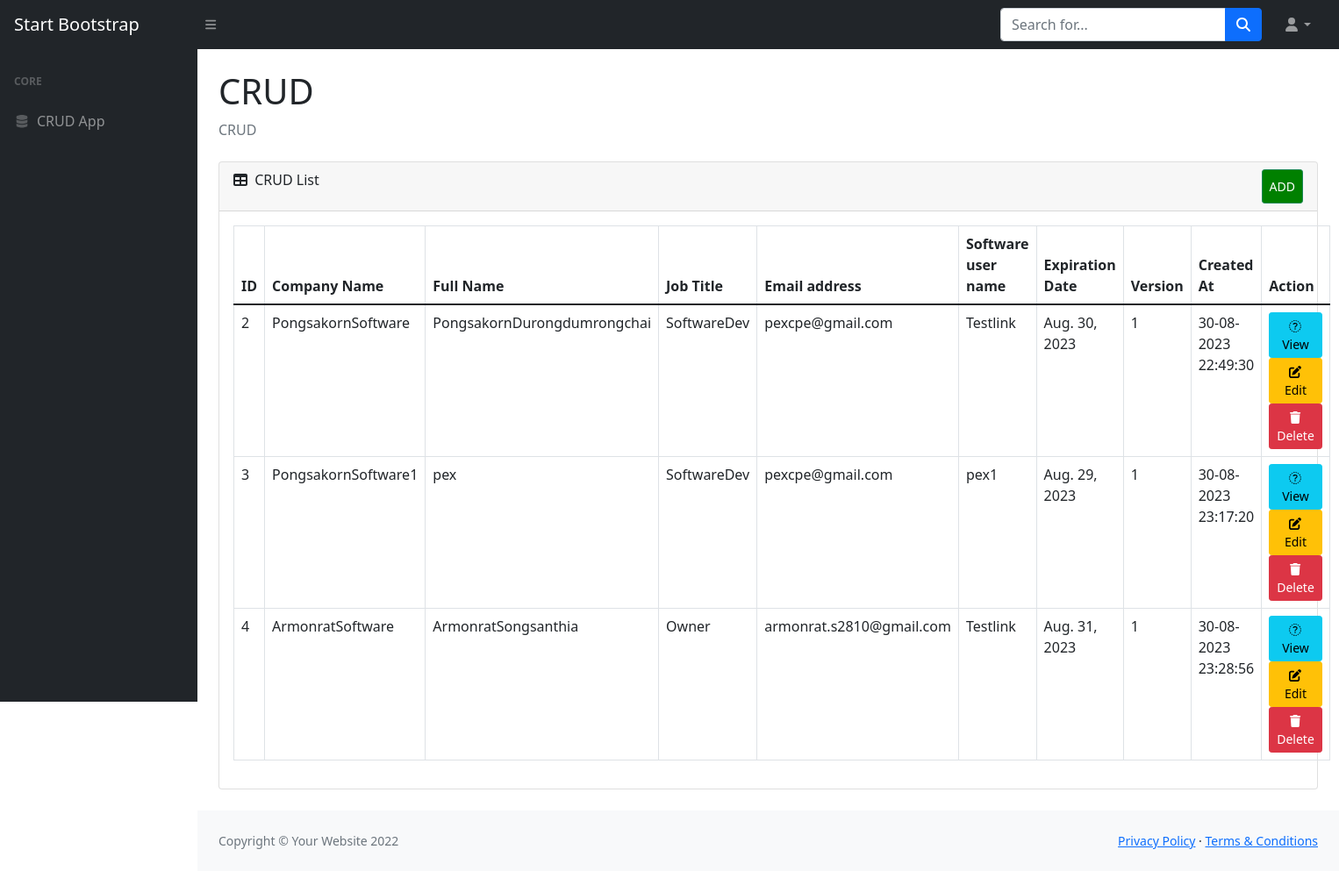
The page / on the database its author committed.
### crud/models.py (models this page shows)
class Member(models.Model):
    companyname = models.CharField(max_length=100, blank=False)
    fullname = models.CharField(max_length=100, blank=False)
    jobtitle = models.CharField(max_length=100, blank=True)
    emailaddress = models.EmailField()
    softwareusername = models.TextField(max_length=255, blank=False)
    expirationdate = models.DateField('%m/%d/%Y')
    version = models.CharField(max_length=100, blank=True)
    created_at = models.DateTimeField('%m/%d/%Y %H:%M:%S')
    updated_at = models.DateTimeField('%m/%d/%Y %H:%M:%S')

### crud/views.py (the view)
# urls.py: path('', views.list, name='list'),
def list(request):
    members_list = Member.objects.all()
    paginator = Paginator(members_list, 5)
    page = request.GET.get('page')
    try:
        members = paginator.page(page)
    except PageNotAnInteger:
        members = paginator.page(1)
    except EmptyPage:
        members = paginator.page(paginator.num_pages)
    return render(request, 'list.html', {'members': members})

### templates/list.html (shortened to what this page needs)
{% extends 'layout/app.html' %}
{% load static %}
{% block body %}
    <div class="container-fluid px-4">
        <h1 class="mt-4">CRUD</h1>
        <ol class="breadcrumb mb-4">
            <li class="breadcrumb-item active">CRUD</li>
        </ol>
        <div class="card mb-4">
            <div class="card-header">
                <i class="fas fa-table me-1"></i>
                CRUD List
                <a class="btn btn-sm btn-success" href="{% url 'create' %}" style="padding: 8px; float: right; background-color: green; color: white;">ADD</a>
            </div>
            <div class="card-body">
                <table class="table table-bordered" id="dataTable" width="100%" cellspacing="0">
                    <thead>
                    <tr>
                        <th>ID</th>
                        <th>Company Name</th>
                        <th>Full Name</th>
                        <th>Job Title</th>
                        <th>Email address</th>
                        <th>Software user name</th>
                        <th>Expiration Date</th>
                        <th>Version</th>
                        <th>Created At</th>
                        <th>Action</th>
                    </tr>
                    </thead>
                    <tbody>
                    {% for member in members %}
                        <tr>
                            <td>{{ member.id }}</td>
                            <td>{{ member.companyname }}</td>
                            <td>{{ member.fullname }}</td>
                            <td>{{ member.jobtitle }}</td>
                            <td>{{ member.emailaddress }}</td>
                            <td>{{ member.softwareusername }}</td>
                            <td>{{ member.expirationdate }}</td>
                            <td>{{ member.version }}</td>
                            <td>{{ member.created_at  |date:"d-m-Y H:i:s" }}</td>
                            <td>
                                <a class="btn btn-sm btn-info" href="view/{{ member.id }}"> <span class="fa fa-view"></span> View</a>
                                <a class="btn btn-sm btn-warning" href="edit/{{ member.id }}"> <span class="fa fa-edit"></span> Edit</a>
                                <a class="btn btn-sm btn-danger" href="delete/{{ member.id }}"><span class="fa fa-trash"></span> Delete</a>
                            </td>
                        </tr>
                    {% endfor %}
                    </tbody>
                </table>
            </div>
        </div>
    </div>
{% endblock %}

### templates/layout/app.html (shortened to what this page needs)
<!DOCTYPE html>
<html lang="en">
    <head>
        {% load static %}
        <link href="https://cdn.jsdelivr.net/npm/simple-datatables@latest/dist/style.css" rel="stylesheet" />
        <link href="{% static 'css/styles.css' %}" rel="stylesheet"/>
    </head>
    <body class="sb-nav-fixed">
        <nav class="sb-topnav navbar navbar-expand navbar-dark bg-dark">
            <a class="navbar-brand ps-3" href="index.html">Start Bootstrap</a>
            <button class="btn btn-link btn-sm order-1 order-lg-0 me-4 me-lg-0" id="sidebarToggle" href="#!"><i class="fas fa-bars"></i></button>
            <form class="d-none d-md-inline-block form-inline ms-auto me-0 me-md-3 my-2 my-md-0">
                <div class="input-group">
                    <input class="form-control" type="text" placeholder="Search for..." aria-label="Search for..." aria-describedby="btnNavbarSearch" />
                    <button class="btn btn-primary" id="btnNavbarSearch" type="button"><i class="fas fa-search"></i></button>
                </div>
            </form>
            <ul class="navbar-nav ms-auto ms-md-0 me-3 me-lg-4">
                <li class="nav-item dropdown">
                    <a class="nav-link dropdown-toggle" id="navbarDropdown" href="#" role="button" data-bs-toggle="dropdown" aria-expanded="false"><i class="fas fa-user fa-fw"></i></a>
                </li>
            </ul>
        </nav>
        <div id="layoutSidenav">
            <div id="layoutSidenav_nav">
             {% include "elements/sidebar.html" %}
            </div>
            <div id="layoutSidenav_content">
                <main>
                    {% block body %}{% endblock %}
                </main>
                <footer class="py-4 bg-light mt-auto">
                    <div class="container-fluid px-4">
                        <div class="d-flex align-items-center justify-content-between small">
                            <div class="text-muted">Copyright &copy; Your Website 2022</div>
                            <div>
                                <a href="#">Privacy Policy</a>
                                &middot;
                                <a href="#">Terms &amp; Conditions</a>
                            </div>
                        </div>
                    </div>
                </footer>
            </div>
        </div>
    </body>
</html>

### templates/elements/sidebar.html
<nav class="sb-sidenav accordion sb-sidenav-dark" id="sidenavAccordion">
    <div class="sb-sidenav-menu">
        <div class="nav">
            <div class="sb-sidenav-menu-heading">Core</div>
            <a class="nav-link" href="{% url 'list' %}">
                <div class="sb-nav-link-icon"><i class="fas fa-fw fa-database"></i></div>
                CRUD App
            </a>
     </div>
        </div>
</nav>

### rows shown on the page
Member: id "2", companyname "PongsakornSoftware", fullname "PongsakornDurongdumrongchai", jobtitle "SoftwareDev", emailaddress "pexcpe@gmail.com", softwareusername "Testlink", expirationdate "Aug. 30, 2023", version "1", created_at "30-08-2023 22:49:30"
Member: id "3", companyname "PongsakornSoftware1", fullname "pex", jobtitle "SoftwareDev", emailaddress "pexcpe@gmail.com", softwareusername "pex1", expirationdate "Aug. 29, 2023", version "1", created_at "30-08-2023 23:17:20"
Member: id "4", companyname "ArmonratSoftware", fullname "ArmonratSongsanthia", jobtitle "Owner", emailaddress "armonrat.s2810@gmail.com", softwareusername "Testlink", expirationdate "Aug. 31, 2023", version "1", created_at "30-08-2023 23:28:56"
